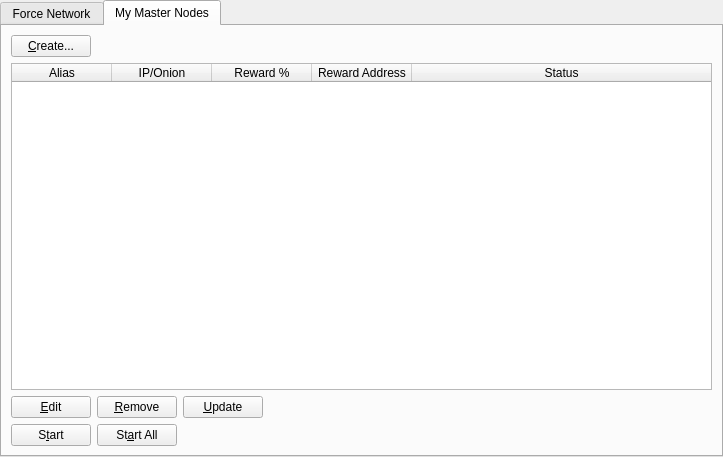
<?xml version="1.0" encoding="UTF-8"?>
<ui version="4.0">
 <class>MasternodeManager</class>
 <widget class="QWidget" name="MasternodeManager">
  <property name="geometry">
   <rect>
    <x>0</x>
    <y>0</y>
    <width>723</width>
    <height>457</height>
   </rect>
  </property>
  <property name="windowTitle">
   <string>Form</string>
  </property>
  <layout class="QVBoxLayout" name="topLayout">
   <property name="leftMargin">
    <number>0</number>
   </property>
   <property name="topMargin">
    <number>0</number>
   </property>
   <property name="rightMargin">
    <number>0</number>
   </property>
   <property name="bottomMargin">
    <number>0</number>
   </property>
   <item>
    <layout class="QVBoxLayout" name="verticalLayout">
     <property name="bottomMargin">
      <number>0</number>
     </property>
     <item>
      <widget class="QTabWidget" name="tabWidget">
       <property name="currentIndex">
        <number>1</number>
       </property>
       <widget class="QWidget" name="tab">
        <attribute name="title">
         <string>Force Network</string>
        </attribute>
        <layout class="QGridLayout" name="gridLayout">
         <item row="1" column="0">
          <widget class="QTableWidget" name="tableWidgetMasternodes">
           <property name="editTriggers">
            <set>QAbstractItemView::NoEditTriggers</set>
           </property>
           <property name="alternatingRowColors">
            <bool>true</bool>
           </property>
           <property name="selectionBehavior">
            <enum>QAbstractItemView::SelectRows</enum>
           </property>
           <property name="sortingEnabled">
            <bool>true</bool>
           </property>
           <attribute name="horizontalHeaderStretchLastSection">
            <bool>true</bool>
           </attribute>
           <column>
            <property name="text">
             <string>Address</string>
            </property>
           </column>
           <column>
            <property name="text">
             <string>Protocol</string>
            </property>
           </column>
           <column>
            <property name="text">
             <string>Active</string>
            </property>
           </column>
           <column>
            <property name="text">
             <string>Active (secs)</string>
            </property>
           </column>
           <column>
            <property name="text">
             <string>Last Seen</string>
            </property>
           </column>
           <column>
            <property name="text">
             <string>Pubkey</string>
            </property>
           </column>
          </widget>
         </item>
         <item row="0" column="0">
          <layout class="QHBoxLayout" name="horizontalLayout_3">
           <property name="bottomMargin">
            <number>0</number>
           </property>
           <item>
            <widget class="QLabel" name="label_2">
             <property name="text">
              <string>Force Node Count:</string>
             </property>
            </widget>
           </item>
           <item>
            <widget class="QLabel" name="countLabel">
             <property name="text">
              <string>0</string>
             </property>
            </widget>
           </item>
           <item>
            <spacer name="horizontalSpacer_3">
             <property name="orientation">
              <enum>Qt::Horizontal</enum>
             </property>
             <property name="sizeHint" stdset="0">
              <size>
               <width>40</width>
               <height>20</height>
              </size>
             </property>
            </spacer>
           </item>
          </layout>
         </item>
        </layout>
       </widget>
       <widget class="QWidget" name="tab_2">
        <attribute name="title">
         <string>My Master Nodes</string>
        </attribute>
        <layout class="QGridLayout" name="gridLayout_2">
         <item row="0" column="0">
          <layout class="QVBoxLayout" name="verticalLayout_2">
           <property name="bottomMargin">
            <number>0</number>
           </property>
           <item>
            <layout class="QHBoxLayout" name="horizontalLayout">
             <item>
              <widget class="QPushButton" name="createButton">
               <property name="text">
                <string>&amp;Create...</string>
               </property>
              </widget>
             </item>
             <item>
              <spacer name="horizontalSpacer">
               <property name="orientation">
                <enum>Qt::Horizontal</enum>
               </property>
               <property name="sizeHint" stdset="0">
                <size>
                 <width>40</width>
                 <height>20</height>
                </size>
               </property>
              </spacer>
             </item>
            </layout>
           </item>
           <item>
            <widget class="QTableWidget" name="tableWidget_2">
             <property name="minimumSize">
              <size>
               <width>695</width>
               <height>0</height>
              </size>
             </property>
             <property name="editTriggers">
              <set>QAbstractItemView::NoEditTriggers</set>
             </property>
             <property name="alternatingRowColors">
              <bool>true</bool>
             </property>
             <property name="selectionMode">
              <enum>QAbstractItemView::SingleSelection</enum>
             </property>
             <property name="selectionBehavior">
              <enum>QAbstractItemView::SelectRows</enum>
             </property>
             <attribute name="horizontalHeaderStretchLastSection">
              <bool>true</bool>
             </attribute>
             <column>
              <property name="text">
               <string>Alias</string>
              </property>
             </column>
             <column>
              <property name="text">
               <string>IP/Onion</string>
              </property>
             </column>
             <column>
              <property name="text">
               <string>Reward %</string>
              </property>
             </column>
             <column>
              <property name="text">
               <string>Reward Address</string>
              </property>
             </column>
             <column>
              <property name="text">
               <string>Status</string>
              </property>
             </column>
            </widget>
           </item>
           <item>
            <layout class="QHBoxLayout" name="horizontalLayout_2">
             <property name="bottomMargin">
              <number>0</number>
             </property>
             <item>
              <widget class="QPushButton" name="editButton">
               <property name="text">
                <string>&amp;Edit</string>
               </property>
              </widget>
             </item>
             <item>
              <widget class="QPushButton" name="removeButton">
               <property name="text">
                <string>&amp;Remove</string>
               </property>
              </widget>
             </item>
             <item>
              <widget class="QPushButton" name="UpdateButton">
               <property name="text">
                <string>&amp;Update</string>
               </property>
              </widget>
             </item>
             <item>
              <spacer name="horizontalSpacer_2">
               <property name="orientation">
                <enum>Qt::Horizontal</enum>
               </property>
               <property name="sizeHint" stdset="0">
                <size>
                 <width>40</width>
                 <height>20</height>
                </size>
               </property>
              </spacer>
             </item>
            </layout>
           </item>
           <item>
            <layout class="QHBoxLayout" name="horizontalLayout_4">
             <property name="bottomMargin">
              <number>0</number>
             </property>
            </layout>
           </item>
           <item>
            <layout class="QHBoxLayout" name="horizontalLayout_5">
             <property name="bottomMargin">
              <number>0</number>
             </property>
             <item>
              <widget class="QPushButton" name="startButton">
               <property name="text">
                <string>S&amp;tart</string>
               </property>
              </widget>
             </item>
             <item>
              <widget class="QPushButton" name="startAllButton">
               <property name="text">
                <string>St&amp;art All</string>
               </property>
              </widget>
             </item>
             <item>
              <spacer name="horizontalSpacer_5">
               <property name="orientation">
                <enum>Qt::Horizontal</enum>
               </property>
               <property name="sizeHint" stdset="0">
                <size>
                 <width>40</width>
                 <height>20</height>
                </size>
               </property>
              </spacer>
             </item>
            </layout>
           </item>
          </layout>
         </item>
        </layout>
       </widget>
      </widget>
     </item>
    </layout>
   </item>
  </layout>
 </widget>
 <resources/>
 <connections/>
</ui>
